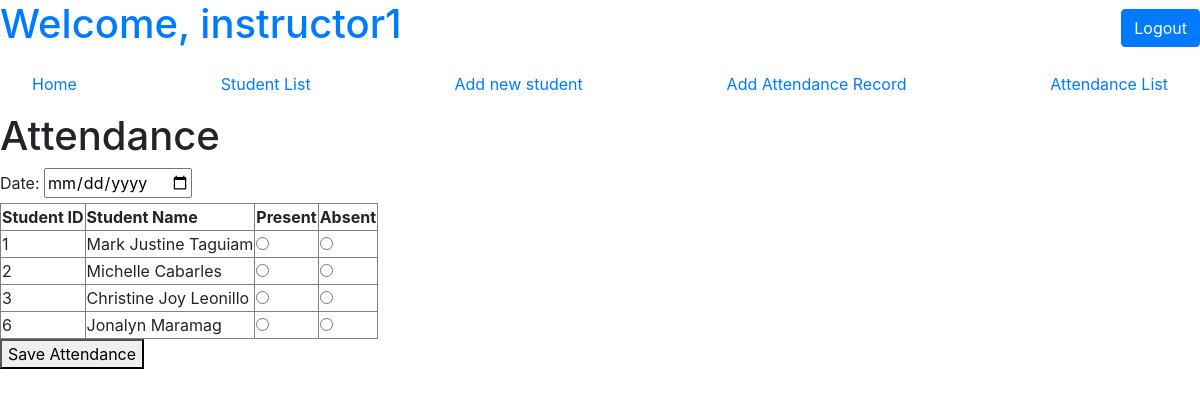
The page /attendance (signed in) on the database its author committed.
### tables this page shows
CREATE TABLE `students` (
  `Student_ID` int(6) NOT NULL,
  `student_name` varchar(25) DEFAULT NULL,
  `email` varchar(25) DEFAULT NULL,
  `phone` char(11) DEFAULT NULL,
  `archived` tinyint(1) NOT NULL DEFAULT 0
);

### app/Controllers/AttendanceController.php (called while the page is built, shortened)
<?php
class AttendanceController
{
  private $studentModel;
  public function __construct()
  {
    $this->studentModel = new StudentModel();
  }
  public function viewAttendancePage()
  {
    $students = $this->studentModel->getAllStudents();
    require_once('./public/views/AttendancePage.php');
  }
}

### app/Models/StudentModel.php (called while the page is built, shortened)
<?php
require_once('./config/db_config.php');
class StudentModel
{
  private $conn;
  public function __construct()
  {
    global $conn;
    $this->conn = $conn;
  }
  public function getAllStudents()
  {
    $sql = "SELECT * FROM students WHERE archived = 0";
    $result = mysqli_query($this->conn, $sql);
    $students = [];
    while ($row = mysqli_fetch_assoc($result)) {
      $students[] = $row;
    }
    return $students;
  }
}
?>

### public/views/AttendancePage.php (the view, shortened to what this page needs)
<?php include('header.php'); ?>
<!DOCTYPE html>
<html>
<head>
  <link rel="stylesheet" href="https://cdn.jsdelivr.net/npm/water.css@2/out/dark.css">
</head>
<body>
  <h1>Attendance</h1>
  <form method="post" action="/save-attendance">
    <label for="date">Date:</label>
    <input type="date" name="date" required>
    <table border="1">
      <tr>
        <th>Student ID</th>
        <th>Student Name</th>
        <th>Present</th>
        <th>Absent</th>
      </tr>
      <?php if (!empty($students)): ?>
        <?php foreach ($students as $student): ?>
          <tr>
            <td>
              <?= $student['Student_ID'] ?>
            </td>
            <td>
              <?= $student['student_name'] ?>
            </td>
            <td>
              <input type="radio" name="attendance[<?= $student['Student_ID'] ?? '' ?>]" value="present" required>
            </td>
            <td>
              <input type="radio" name="attendance[<?= $student['Student_ID'] ?? '' ?>]" value="absent" required>
            </td>
          </tr>
        <?php endforeach; ?>
      <?php else: ?>
        <tr>
          <td colspan="4">No students found.</td>
        </tr>
      <?php endif; ?>
    </table>
    <button type="submit">Save Attendance</button>
  </form>
</body>
</html>

### index.php (shortened to what this page needs)
<?php
include('./app/Controllers/AttendanceController.php');
$request_uri = $_SERVER['REQUEST_URI'];
$route = rtrim(strtok($request_uri, '?'), '/');
$routes = [
  '' => 'HomeController@viewHomePage',
  '/home' => 'HomeController@viewHomePage',
  '/register' => 'StudentController@register',
  '/create' => 'StudentController@create',
  '/list' => 'StudentController@listStudents',
  '/search' => 'StudentController@searchStudents',
  '/login' => 'AuthController@login',
  '/logout' => 'AuthController@logout',
  '/attendance' => 'AttendanceController@viewAttendancePage',
  '/save-attendance' => 'AttendanceController@saveAttendance',
  '/view-attendance' => 'AttendanceController@viewAttendance',
  '/display-attendance' => 'AttendanceController@displayAttendance',
  '/edit-student' => 'StudentController@editStudent',
  '/update-student' => 'StudentController@updateStudent',
  '/list-students' => 'StudentController@listStudents',
  '/archive-student' => 'StudentController@archiveStudent',
];
if (array_key_exists($route, $routes)) {
  $route_parts = explode('@', $routes[$route]);
  $method = $route_parts[1];
  $controller = new $controller();
  $controller->$method();
} else {
  echo '404 Not Found';
}
?>

### public/views/header.php (shortened to what this page needs)
<!DOCTYPE html>
<html>
<head>
    <link rel="stylesheet" href="https://stackpath.bootstrapcdn.com/bootstrap/4.5.2/css/bootstrap.min.css">
</head>
<body>
    <div class="header">
        <?php
        if (isset($_SESSION['user_id'])) {
            $username = isset($_SESSION['username']) ? $_SESSION['username'] : '';
            echo "<h1 class='text-primary'>Welcome, " . $username . "</h1>";
            echo '<a href="/logout" class="btn btn-primary logout-button">Logout</a>';
        } else {
            echo '<a href="/login" class="btn btn-primary logout-button">Login</a>';
        } ?>
    </div>
    <div class="navbar">
        <a href="/home" class="nav-link">Home</a>
        <a href="" data-route="/list" class="nav-link">Student List</a>
        <a href="/register" class="nav-link">Add new student</a>
        <a href="/attendance" class="nav-link">Add Attendance Record</a>
        <a href="/view-attendance" class="nav-link">Attendance List</a>
    </div>
</body>
</html>

### public/views/header.php (style rules this page uses)
.header { display: flex; justify-content: space-between; align-items: center; }
.logout-button { margin-left: auto; }

### rows shown on the page
students: Student_ID "1", student_name "Mark Justine Taguiam"
students: Student_ID "2", student_name "Michelle Cabarles"
students: Student_ID "3", student_name "Christine Joy Leonillo"
students: Student_ID "6", student_name "Jonalyn Maramag"

### other values the page prints
$username "instructor1"
